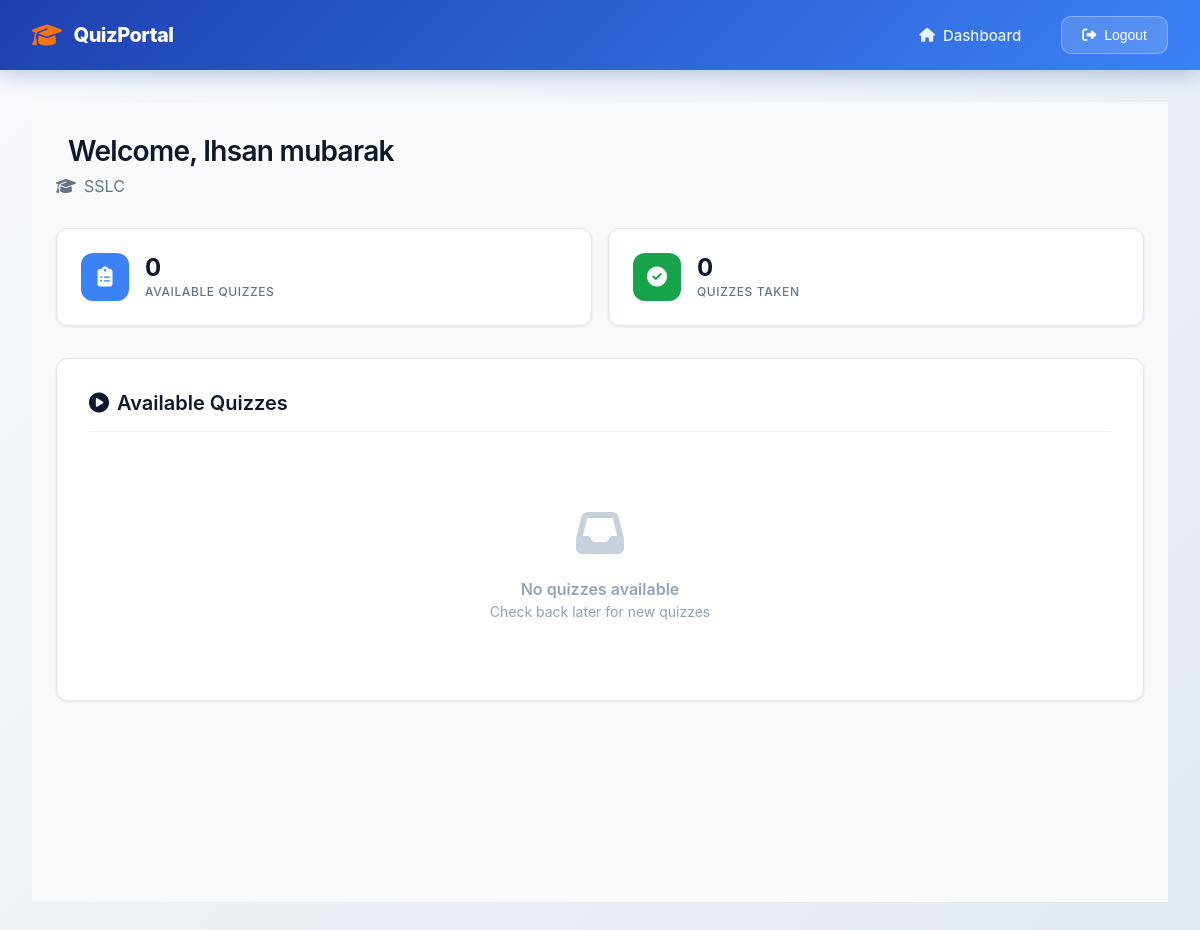
Before: /dashboard/ (signed in) with the older database file.
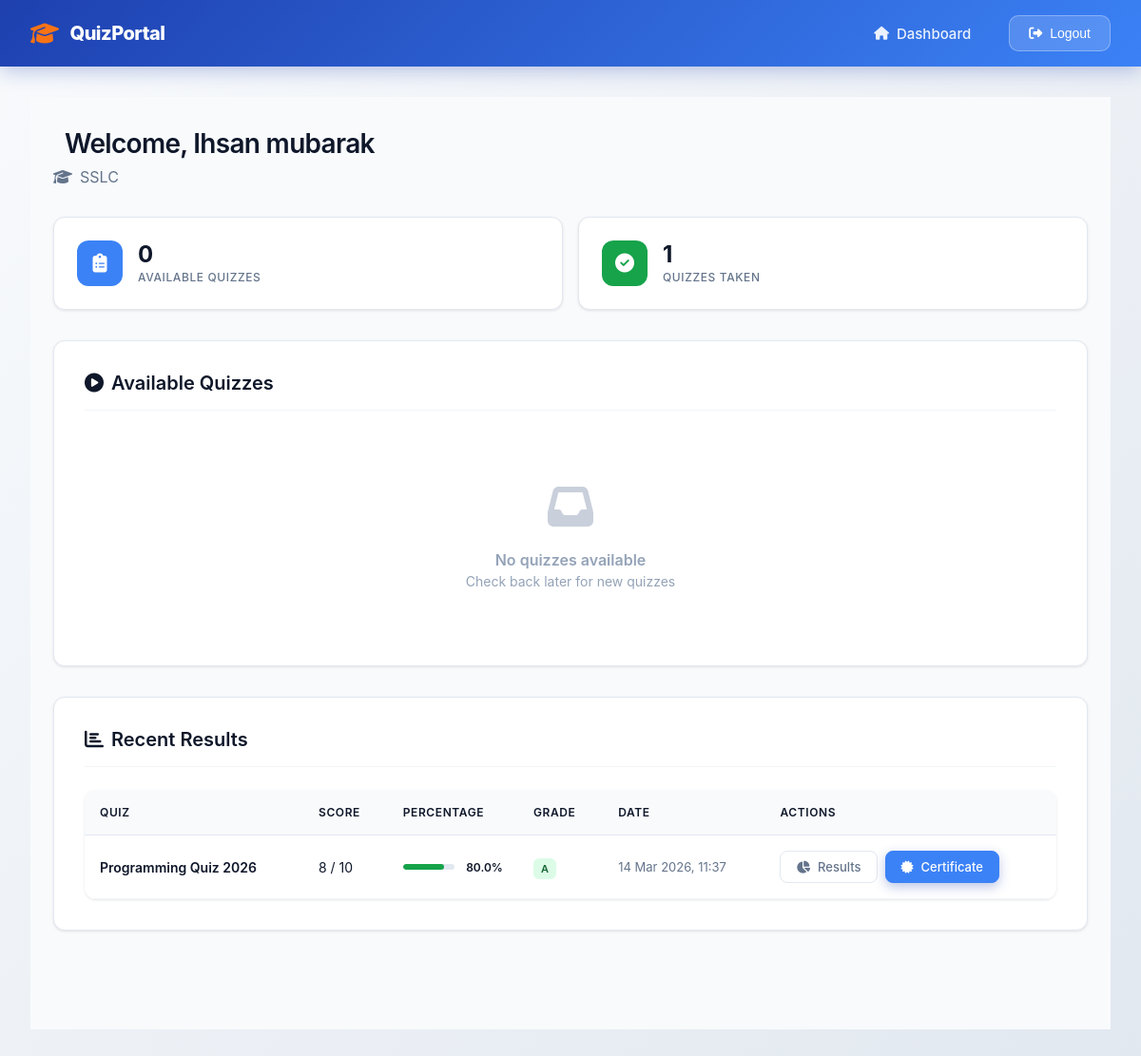
After: the same page with the newer database file.
### video_app/models.py (models this page shows, shortened)
class QuizResult(models.Model):
    attempt = models.OneToOneField(QuizAttempt, on_delete=models.CASCADE, related_name='result')
    student = models.ForeignKey(settings.AUTH_USER_MODEL, on_delete=models.CASCADE, related_name='quiz_results')
    quiz = models.ForeignKey(Quiz, on_delete=models.CASCADE, related_name='results')
    score = models.PositiveIntegerField(default=0)
    total_questions = models.PositiveIntegerField(default=0)
    percentage = models.FloatField(default=0.0)
    completed_at = models.DateTimeField(auto_now_add=True)
    class Meta:
        indexes = [
            models.Index(fields=['student', 'completed_at']),
            models.Index(fields=['quiz', 'completed_at']),
        ]
    @property
    def grade(self):
        if self.percentage >= 90: return 'A+'
        elif self.percentage >= 80: return 'A'
        elif self.percentage >= 70: return 'B'
        elif self.percentage >= 60: return 'C'
        else: return 'F'

class Quiz(models.Model):
    title = models.CharField(max_length=255)
    description = models.TextField(blank=True)
    time_limit_minutes = models.PositiveIntegerField(default=30, help_text="Time limit in minutes")
    shuffle_questions = models.BooleanField(default=False)
    max_attempts = models.PositiveIntegerField(default=0, help_text="Maximum attempts per student (0 for unlimited)")
    is_active = models.BooleanField(default=True)
    start_time = models.DateTimeField(null=True, blank=True, help_text="Leave blank for no schedule")
    end_time = models.DateTimeField(null=True, blank=True, help_text="Leave blank for no schedule")
    certificate_min_percentage = models.FloatField(default=60.0, help_text="Minimum % score required to download certificate")
    created_at = models.DateTimeField(auto_now_add=True)
    questions = models.ManyToManyField(Question, through='QuizQuestion', blank=True)
    class Meta:
        indexes = [
            models.Index(fields=['is_active']),
            models.Index(fields=['start_time']),
            models.Index(fields=['end_time']),
        ]

### video_app/views.py (the view, shortened to what this page needs)
# urls.py: path('dashboard/', views.student_dashboard, name='student_dashboard'),
@student_login_required
def student_dashboard(request):
    student = getattr(request.user, 'student_profile', None)
    available_quizzes = available_quizzes_queryset()
    all_results = (
        QuizResult.objects.filter(student=request.user)
        .select_related('quiz', 'attempt')
        .order_by('-completed_at')
    )
    results_by_quiz = {}
    for result in all_results:
        quiz_id = result.quiz.id
        if quiz_id not in results_by_quiz:
            results_by_quiz[quiz_id] = []
        results_by_quiz[quiz_id].append(result)
    attempted_quiz_ids = set(
        QuizAttempt.objects.filter(student=request.user, is_submitted=True)
        .values_list('quiz_id', flat=True)
    )
    quiz_data = []
    return render(request, 'student/dashboard.html', {
        'student': student,
        'available_quizzes': quiz_data,
        'all_results': all_results,
        'results_by_quiz': results_by_quiz,
        'attempted_quiz_ids': attempted_quiz_ids,
        'quizzes_taken': len(attempted_quiz_ids),  # Count unique quizzes
    })

### video_app/selectors.py (called while the page is built)
def available_quizzes_queryset(now=None):
    now = now or timezone.now()
    manual_availability = Q(start_time__isnull=True, end_time__isnull=True, is_active=True)
    scheduled_availability = (
        (Q(start_time__isnull=False) | Q(end_time__isnull=False)) &
        (Q(start_time__isnull=True) | Q(start_time__lte=now)) &
        (Q(end_time__isnull=True) | Q(end_time__gte=now))
    )
    return (
        Quiz.objects.filter(manual_availability | scheduled_availability)
        .annotate(question_count=Count('quizquestion', distinct=True))
        .order_by('-created_at')
    )

### video_app/templates/student/dashboard.html (shortened to what the changed rows need)
{% extends "student/base_student.html" %}
{% block student_content %}
<div class="dashboard-container">
    <div class="dashboard-header">
        <div class="welcome-section">
            <h1 class="welcome-title">
                Welcome, {{ student.student_name|default:request.user.first_name }}
            </h1>
        </div>
    </div>
    <div class="stats-grid">
        <div class="stat-card">
            <div class="stat-content">
                <div class="stat-value">{{ quizzes_taken }}</div>
                <div class="stat-label">Quizzes Taken</div>
            </div>
        </div>
    </div>
    <div class="section-card">
        <div class="section-header">
            <h2 class="section-title">
                <i class="fas fa-play-circle"></i>
                Available Quizzes
            </h2>
        </div>
    </div>
    {% if all_results %}
    <div class="section-card">
        <div class="section-header">
            <h2 class="section-title">
                <i class="fas fa-chart-bar"></i>
                Recent Results
            </h2>
        </div>
        <table class="data-table">
            <thead>
                <tr>
                    <th>Quiz</th>
                    <th>Score</th>
                    <th>Percentage</th>
                    <th>Grade</th>
                    <th>Date</th>
                    <th>Actions</th>
                </tr>
            </thead>
            <tbody>
                {% for result in all_results %}
                <tr>
                    <td data-label="Quiz" style="font-weight: 600;">{{ result.quiz.title }}</td>
                    <td data-label="Score">{{ result.score }} / {{ result.total_questions }}</td>
                    <td data-label="Percentage">
                        <div class="progress-bar">
                            <div class="progress-track">
                                <div class="progress-fill {% if result.percentage >= 60 %}success{% else %}danger{% endif %}"
                                     style="width: {{ result.percentage }}%;"></div>
                            </div>
                            <span class="progress-text">{{ result.percentage|floatformat:1 }}%</span>
                        </div>
                    </td>
                    <td data-label="Grade">
                        <span class="grade-badge {% if result.grade == 'F' %}danger{% elif result.grade == 'C' %}warning{% else %}success{% endif %}">
                            {{ result.grade }}
                        </span>
                    </td>
                    <td data-label="Date" style="font-size: 13px; color: #64748B;">{{ result.completed_at|date:"d M Y, H:i" }}</td>
                    <td data-label="Actions">
                        <div class="action-buttons">
                            <a href="{% url 'video_app:quiz_result' result.attempt.id %}" class="btn btn-sm btn-secondary">
                                <i class="fas fa-chart-pie"></i>
                                Results
                            </a>
                            {% if result.percentage >= result.quiz.certificate_min_percentage %}
                            <a href="{% url 'video_app:download_certificate' result.attempt.id %}" class="btn btn-sm btn-primary">
                                <i class="fas fa-certificate"></i>
                                Certificate
                            </a>
                            {% endif %}
                        </div>
                    </td>
                </tr>
                {% endfor %}
            </tbody>
        </table>
    </div>
    {% endif %}
</div>
{% endblock %}

Changed rows visible on the page:
added QuizResult: quiz "Programming Quiz 2026", score "8", total_questions "10", percentage "80.0", grade "A", completed_at "14 Mar 2026, 11:37", shows "Certificate"
Other visible differences:
{{ quizzes_taken }}: "0" → "1"
text now shown: "Recent Results QUIZ SCORE PERCENTAGE GRADE DATE ACTIONS"
